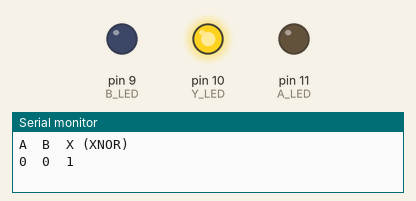
Recording of a sketch running on a simulated Arduino Uno, built with avr-gcc and run on an emulated ATmega328P. On the bench: output pins drawn as LEDs (lit = HIGH), the last lines printed to the serial monitor.

Above: at 0.5 s.
At 1.5 s:
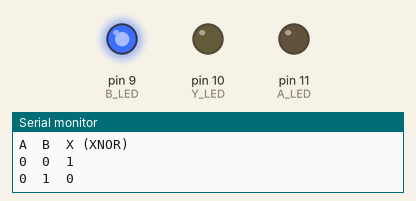
At 2.5 s:
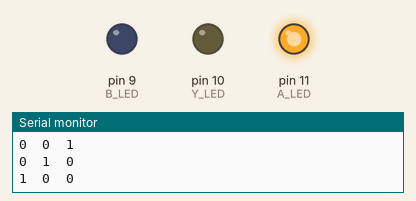
At 3.5 s:
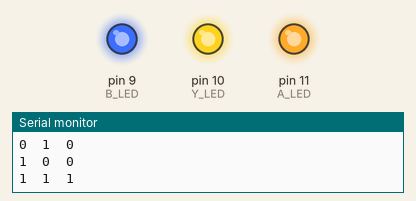
Timing chart, 0 to 5.2 s (numbered marks = the images above):
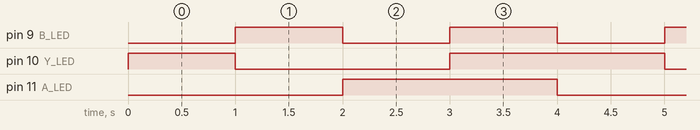

Measured:
- by itself, pin 9 (B_LED): alternates HIGH for 1.0 s and LOW for 1.0 s
- by itself, pin 10 (Y_LED): repeats every 4.0 s: LOW 2.0 s, HIGH 2.0 s
- by itself, pin 11 (A_LED): alternates HIGH for 2.0 s and LOW for 2.0 s

The sketch:

gateproblem.ino
```cpp
const int A_LED = 11;   // Input A  -- LED indicator
const int B_LED = 9;   // Input B  -- LED indicator
const int Y_LED = 10;   // Output X -- LED indicator

void setup()
{
    pinMode(A_LED, OUTPUT);
    pinMode(B_LED, OUTPUT);
    pinMode(Y_LED, OUTPUT);
    Serial.begin(9600);
    Serial.println("A  B  X (XNOR)");
}

void loop()
{
    for (int i = 0; i < 4; i++)
    {
        int A = (i >> 1) & 1;  // Extract bit 1
        int B =  i       & 1;  // Extract bit 0

        // XNOR: output HIGH when A == B
        int X = (A == B) ? 1 : 0;

        digitalWrite(A_LED, A);   // Show current A on LED
        digitalWrite(B_LED, B);   // Show current B on LED
        digitalWrite(Y_LED, X);   // Show XNOR output on LED

        Serial.print(A); Serial.print("  ");
        Serial.print(B); Serial.print("  ");
        Serial.println(X);

        delay(1000);            // Hold for 1 second
    }
}
```
